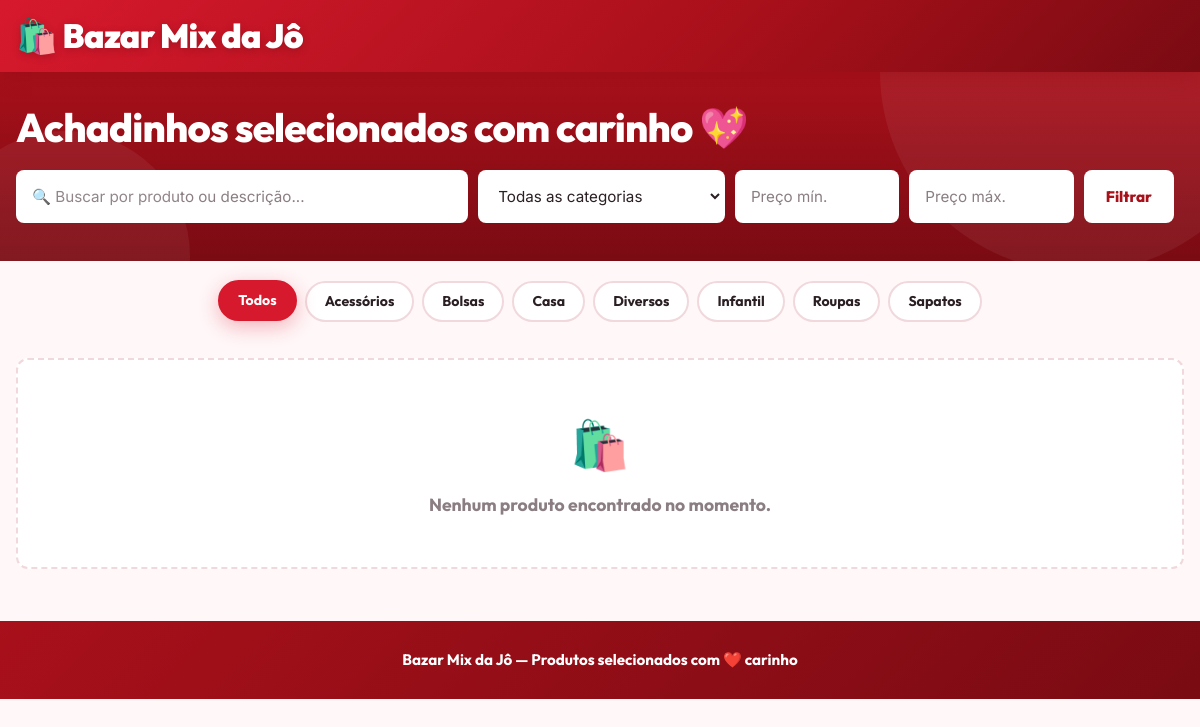
Before: / with the older database file.
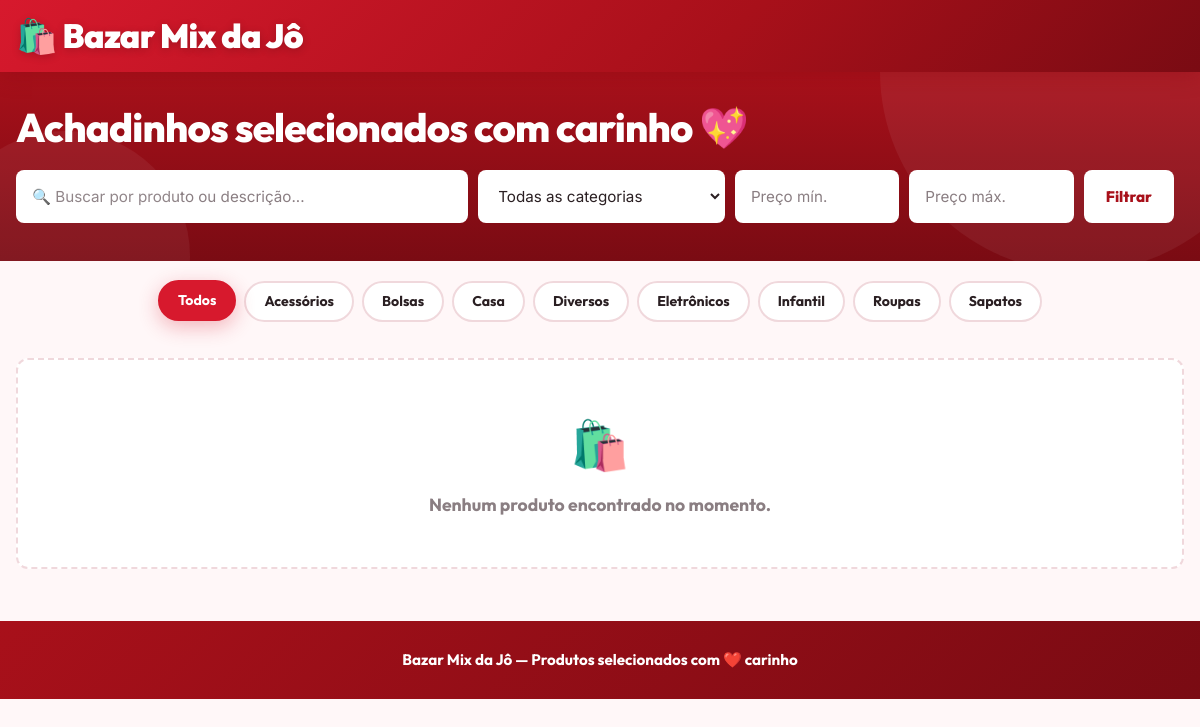
After: the same page with the newer database file.
### tables this page shows
CREATE TABLE IF NOT EXISTS categories (
  id INT UNSIGNED AUTO_INCREMENT PRIMARY KEY,
  name VARCHAR(120) NOT NULL,
  status TINYINT(1) NOT NULL DEFAULT 1,
  created_at TIMESTAMP DEFAULT CURRENT_TIMESTAMP,
  updated_at TIMESTAMP DEFAULT CURRENT_TIMESTAMP ON UPDATE CURRENT_TIMESTAMP
);

### config/helpers.php (called while the page is built, shortened)
<?php
function e(?string $value): string
{
    return htmlspecialchars((string)$value, ENT_QUOTES, 'UTF-8');
}

### config/database.php (called while the page is built, shortened)
<?php
function db(): PDO
{
    static $pdo = null;
    if ($pdo instanceof PDO) {
        return $pdo;
    }
    $dsn = 'mysql:host=' . DB_HOST . ';dbname=' . DB_NAME . ';charset=' . DB_CHARSET;
    try {
        $pdo = new PDO($dsn, DB_USER, DB_PASS, [
            PDO::ATTR_ERRMODE            => PDO::ERRMODE_EXCEPTION,
            PDO::ATTR_DEFAULT_FETCH_MODE => PDO::FETCH_ASSOC,
            PDO::ATTR_EMULATE_PREPARES   => false,
        ]);
    } catch (PDOException $e) {
        die('Erro ao conectar ao banco de dados.');
    }
    return $pdo;
}

### public/index.php (the view, shortened to what this page needs)
<?php
require_once __DIR__ . '/../config/database.php';
require_once __DIR__ . '/../config/helpers.php';
$search     = trim($_GET['q'] ?? '');
$categoryId = (int)($_GET['category'] ?? 0);
$minPrice   = trim($_GET['min_price'] ?? '');
$maxPrice   = trim($_GET['max_price'] ?? '');
$categories = db()->query("SELECT id, name FROM categories WHERE status = 1 ORDER BY name")->fetchAll();
$where  = ['p.is_active = 1', 'c.status = 1'];
$params = [];
$sql = "SELECT p.*, c.name AS category_name
        FROM products p
        INNER JOIN categories c ON c.id = p.category_id
        WHERE " . implode(' AND ', $where) . "
        ORDER BY p.created_at DESC";
$stmt = db()->prepare($sql);
$stmt->execute($params);
$products = $stmt->fetchAll();
$hasFilters  = $search !== '' || $categoryId > 0 || $minPrice !== '' || $maxPrice !== '';
$totalResults = count($products);
?>
<!doctype html>
<html lang="pt-BR">
<head>
    <link rel="stylesheet" href="/assets/css/style.css">
</head>
<body>
    <header class="site-header">
        <div class="container header-inner">
            <a class="brand" href="/">🛍️ <?= e(STORE_NAME) ?></a>
        </div>
    </header>
    <main>
        <section class="search-band">
            <div class="container">
                <h1>Achadinhos selecionados com carinho <span class="emoji">💖</span></h1>
                <form id="filter-form" class="filter-form" method="get" action="/">
                    <input type="search" name="q" placeholder="🔍 Buscar por produto ou descrição..." value="<?= e($search) ?>">
                    <select name="category">
                        <option value="0">Todas as categorias</option>
                    </select>
                    <input type="number" name="min_price" min="0" step="0.01" placeholder="Preço mín." value="<?= e($minPrice) ?>">
                    <input type="number" name="max_price" min="0" step="0.01" placeholder="Preço máx." value="<?= e($maxPrice) ?>">
                    <button type="submit">Filtrar</button>
                </form>
            </div>
        </section>
        <?php if (count($categories) > 0): ?>
        <section class="category-pills">
            <div class="container">
                <div class="category-pills-inner">
                    <a class="pill <?= $categoryId === 0 && $search === '' ? 'active' : '' ?>" href="/">Todos</a>
                    <?php foreach ($categories as $cat): ?>
                        <a class="pill <?= $categoryId === (int)$cat['id'] ? 'active' : '' ?>"
                           href="/?category=<?= (int)$cat['id'] ?>"><?= e($cat['name']) ?></a>
                    <?php endforeach; ?>
                </div>
            </div>
        </section>
        <?php endif; ?>
        <section class="container product-section">
            <?php if ($totalResults === 0): ?>
                <div class="empty-state">
                    <?= $hasFilters
                        ? 'Nenhum produto encontrado para sua busca.'
                        : 'Nenhum produto encontrado no momento.' ?>
                </div>
            <?php endif; ?>
        </section>
    </main>
    <footer class="site-footer">
        <?= e(STORE_NAME) ?> — Produtos selecionados com <span class="footer-heart">❤️</span> carinho
    </footer>
</body>
</html>

Changed rows visible on the page:
added categories: name "Eletrônicos"
